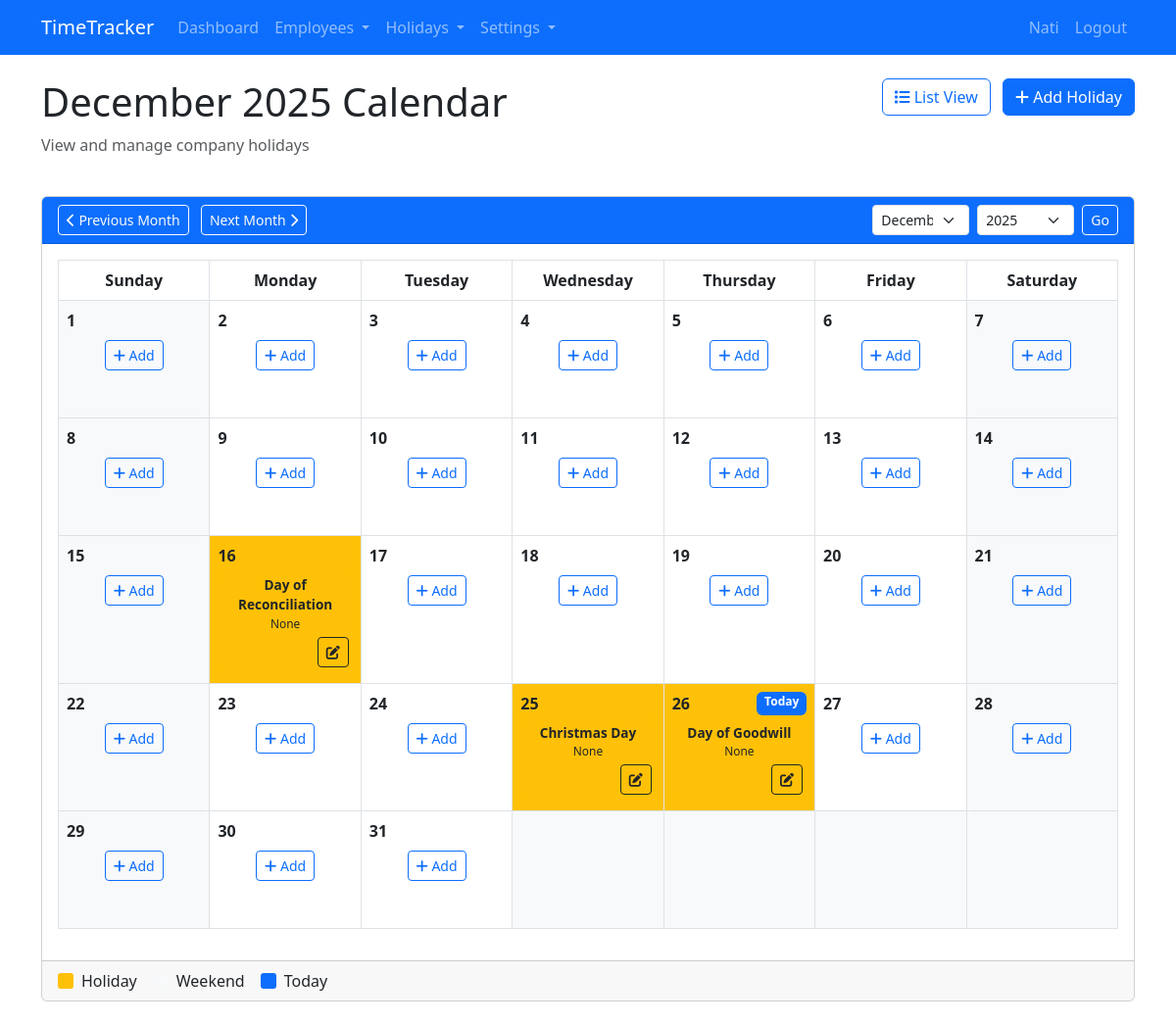
Page /calendar (signed in) on the committed database.
### app.py (models this page shows, shortened)
class User(UserMixin, db.Model):
    id = db.Column(db.Integer, primary_key=True)
    username = db.Column(db.String(80), unique=True, nullable=False)
    email = db.Column(db.String(120), unique=True, nullable=False)
    password_hash = db.Column(db.String(128))
    is_admin = db.Column(db.Boolean, default=False)
    company_id = db.Column(db.Integer, db.ForeignKey('company.id'))

class Holiday(db.Model):
    id = db.Column(db.Integer, primary_key=True)
    company_id = db.Column(db.Integer, db.ForeignKey('company.id'), nullable=False)
    date = db.Column(db.Date, nullable=False)
    name = db.Column(db.String(100), nullable=False)
    description = db.Column(db.Text)
    is_paid = db.Column(db.Boolean, default=True)  # Whether it's a paid holiday
    company = db.relationship('Company', backref='holidays')
    __table_args__ = (db.UniqueConstraint('company_id', 'date', name='_company_date_uc'),)

### app.py (the view)
@app.route('/calendar')
@login_required
def calendar_view():
    if not current_user.is_admin:
        flash('Access denied.')
        return redirect(url_for('dashboard'))
    current_date = datetime.now()
    year = request.args.get('year', current_date.year, type=int)
    month = request.args.get('month', current_date.month, type=int)
    cal = cal_module.monthcalendar(year, month)  # Use the renamed module
    month_name = cal_module.month_name[month]
    month_names = [
        'January', 'February', 'March', 'April', 'May', 'June',
        'July', 'August', 'September', 'October', 'November', 'December'
    ]
    start_date = datetime(year, month, 1)
    if month == 12:
        end_date = datetime(year + 1, 1, 1) - timedelta(days=1)
    else:
        end_date = datetime(year, month + 1, 1) - timedelta(days=1)
    holidays = Holiday.query.filter_by(company_id=current_user.company.id) \
        .filter(Holiday.date >= start_date) \
        .filter(Holiday.date <= end_date) \
        .all()
    holidays_by_day = {holiday.date.day: holiday for holiday in holidays}
    available_years = range(current_date.year - 2, current_date.year + 4)
    return render_template('calendar.html',
                          cal=cal,
                          month=month,
                          month_name=month_name,
                          year=year,
                          holidays_by_day=holidays_by_day,
                          available_years=available_years,
                          current_month=current_date.month,
                          current_year=current_date.year,
                          now=current_date,
                          month_names=month_names)

### app.py (called while the page is built)
@login_manager.user_loader
def load_user(user_id):
    return User.query.get(int(user_id))

### templates/calendar.html (shortened to what this page needs)
{% extends "base.html" %}
{% block content %}
<div class="row mb-4">
    <div class="col-md-8">
        <h1>{{ month_name }} {{ year }} Calendar</h1>
        <p class="text-muted">View and manage company holidays</p>
    </div>
    <div class="col-md-4 text-end">
        <a href="{{ url_for('holidays') }}" class="btn btn-outline-primary me-2">
            <i class="fas fa-list"></i> List View
        </a>
        <a href="{{ url_for('add_holiday') }}" class="btn btn-primary">
            <i class="fas fa-plus"></i> Add Holiday
        </a>
    </div>
</div>
<div class="row mb-4">
    <div class="col-md-12">
        <div class="card">
            <div class="card-header bg-primary text-white d-flex justify-content-between align-items-center">
                <div>
                    <a href="{{ url_for('calendar_view', year=year, month=month-1 if month > 1 else 12, day=1) }}" class="btn btn-sm btn-outline-light me-2">
                        <i class="fas fa-chevron-left"></i> Previous Month
                    </a>
                    <a href="{{ url_for('calendar_view', year=year, month=month+1 if month < 12 else 1, day=1) }}" class="btn btn-sm btn-outline-light">
                        Next Month <i class="fas fa-chevron-right"></i>
                    </a>
                </div>
                <div>
                    <form class="d-inline-flex" method="GET" action="{{ url_for('calendar_view') }}">
                        <select class="form-select form-select-sm me-2" name="month">
                            {% for i in range(1, 13) %}
                            <option value="{{ i }}" {% if i == month %}selected{% endif %}>{{ month_names[i-1] }}</option>
                            {% endfor %}
                        </select>
                        <select class="form-select form-select-sm me-2" name="year">
                            {% for y in available_years %}
                            <option value="{{ y }}" {% if y == year %}selected{% endif %}>{{ y }}</option>
                            {% endfor %}
                        </select>
                        <button type="submit" class="btn btn-sm btn-outline-light">Go</button>
                    </form>
                </div>
            </div>
            <div class="card-body">
                <div class="table-responsive">
                    <table class="table table-bordered calendar-table">
                        <thead>
                            <tr>
                                <th class="text-center">Sunday</th>
                                <th class="text-center">Monday</th>
                                <th class="text-center">Tuesday</th>
                                <th class="text-center">Wednesday</th>
                                <th class="text-center">Thursday</th>
                                <th class="text-center">Friday</th>
                                <th class="text-center">Saturday</th>
                            </tr>
                        </thead>
                        <tbody>
                            {% for week in cal %}
                            <tr style="height: 100px;">
                                {% for day in week %}
                                {% if day == 0 %}
                                <td class="bg-light"></td>
                                {% else %}
                                <td class="position-relative {% if day in holidays_by_day %}bg-warning{% elif loop.index == 1 or loop.index == 7 %}bg-light{% endif %}">
                                    <div class="d-flex justify-content-between">
                                        <span class="fw-bold">{{ day }}</span>
                                        {% if current_year == year and current_month == month and day == now.day %}
                                        <span class="badge bg-primary">Today</span>
                                        {% endif %}
                                    </div>
                                    {% if day in holidays_by_day %}
                                    <div class="holiday-entry bg-warning p-1 rounded my-1">
                                        <div class="fw-bold">{{ holidays_by_day[day].name }}</div>
                                        <div class="small">{{ holidays_by_day[day].description }}</div>
                                        <div class="text-end mt-1">
                                            <a href="{{ url_for('edit_holiday', holiday_id=holidays_by_day[day].id) }}" class="btn btn-sm btn-outline-dark">
                                                <i class="fas fa-edit"></i>
                                            </a>
                                        </div>
                                    </div>
                                    {% else %}
                                    <div class="text-center mt-2">
                                        <a href="{{ url_for('add_holiday', date=year|string + '-' + '%02d'|format(month) + '-' + '%02d'|format(day)) }}" class="btn btn-sm btn-outline-primary">
                                            <i class="fas fa-plus"></i> Add
                                        </a>
                                    </div>
                                    {% endif %}
                                </td>
                                {% endif %}
                                {% endfor %}
                            </tr>
                            {% endfor %}
                        </tbody>
                    </table>
                </div>
            </div>
            <div class="card-footer">
                <div class="d-flex align-items-center">
                    <div class="d-flex align-items-center me-3">
                        <div class="color-box bg-warning me-2"></div>
                        <span>Holiday</span>
                    </div>
                    <div class="d-flex align-items-center me-3">
                        <div class="color-box bg-light me-2"></div>
                        <span>Weekend</span>
                    </div>
                    <div class="d-flex align-items-center">
                        <div class="color-box bg-primary me-2"></div>
                        <span>Today</span>
                    </div>
                </div>
            </div>
        </div>
    </div>
</div>
{% endblock %}

### templates/base.html (shortened to what this page needs)
<!DOCTYPE html>
<html lang="en">
<head>
    <link href="https://cdn.jsdelivr.net/npm/bootstrap@5.3.0-alpha1/dist/css/bootstrap.min.css" rel="stylesheet">
    <link href="https://cdnjs.cloudflare.com/ajax/libs/font-awesome/6.0.0/css/all.min.css" rel="stylesheet">
</head>
<body>
    <nav class="navbar navbar-expand-lg navbar-dark bg-primary">
        <div class="container">
            <a class="navbar-brand" href="{{ url_for('index') }}">TimeTracker</a>
            <div class="collapse navbar-collapse" id="navbarNav">
                <ul class="navbar-nav me-auto">
                    {% if current_user.is_authenticated %}
                    <li class="nav-item">
                        <a class="nav-link" href="{{ url_for('dashboard') }}">Dashboard</a>
                    </li>
                    {% if current_user.is_admin %}
                    <li class="nav-item dropdown">
                        <a class="nav-link dropdown-toggle" href="#" id="employeesDropdown" role="button" data-bs-toggle="dropdown" aria-expanded="false">
                            Employees
                        </a>
                    </li>
                    <li class="nav-item dropdown">
                        <a class="nav-link dropdown-toggle" href="#" id="holidaysDropdown" role="button" data-bs-toggle="dropdown" aria-expanded="false">
                            Holidays
                        </a>
                    </li>
                    <li class="nav-item dropdown">
                        <a class="nav-link dropdown-toggle" href="#" id="settingsDropdown" role="button" data-bs-toggle="dropdown" aria-expanded="false">
                            Settings
                        </a>
                    </li>
                    {% endif %}
                    {% endif %}
                </ul>
                <ul class="navbar-nav">
                    {% if current_user.is_authenticated %}
                    <li class="nav-item">
                        <span class="nav-link">{{ current_user.username }}</span>
                    </li>
                    <li class="nav-item">
                        <a class="nav-link" href="{{ url_for('logout') }}">Logout</a>
                    </li>
                    {% endif %}
                </ul>
            </div>
        </div>
    </nav>
    <div class="container mt-4">
        {% block content %}{% endblock %}
    </div>
</body>
</html>

### templates/calendar.html (style rules this page uses)
.calendar-table th, .calendar-table td { text-align: center; vertical-align: top; padding: 0.5rem; }
.calendar-table td { height: 120px; width: 14.28%; }
.color-box { width: 16px; height: 16px; display: inline-block; border-radius: 3px; }
.holiday-entry { font-size: 0.85rem; }

### rows in the picture
User: username "Nati"
Holiday: name "Day of Reconciliation", description "None"
Holiday: name "Christmas Day", description "None"
Holiday: name "Day of Goodwill", description "None"

### other values in the picture
{{ month_name }} "December"
{{ year }} "2025"
{{ day }} "1" "2" "3" "4" "5" "6" "7" "8" "9" "10" "11" "12" "13" "14" "15" "16" "17" "18" "19" "20" "21" "22" "23" "24" "25" "26" "27" "28" "29" "30" "31"
form field month "December"
form field year "2025"
